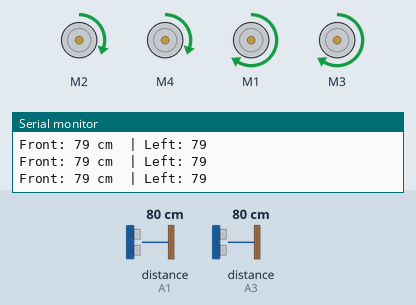
Simulated run of this sketch. Board: Arduino Uno, built with avr-gcc and run on an emulated ATmega328P. On the bench: 4 × DC motor (green arrow = forward, orange = backward, longer = faster), the last lines printed to the serial monitor. Wiring (inferred from the names in the program): 2 × ultrasonic range finder: trigger A0, echo A1 / trigger A2, echo A3. The test bench sets the inputs (shaded band); at power-on: distance to the obstacle (sensors on A1, A3) 80 cm. The echo pulse lasts 58.3 µs per cm.

Above: at 1.4 s.
1.5 s: distance to the obstacle (sensor on A1) set to 2 cm
At 1.72 s:
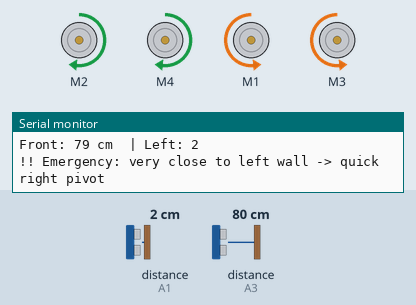
4.5 s: distance to the obstacle (sensor on A1) set to 5 cm
7.5 s: distance to the obstacle (sensor on A1) set to 8 cm
At 8.1 s:
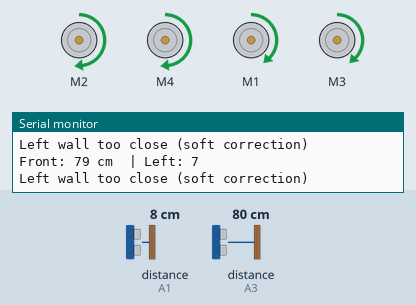
9.2 s: distance to the obstacle (sensor on A3) set to 17 cm
10.7 s: distance to the obstacle (sensor on A3) set to 14 cm
At 11.0 s:
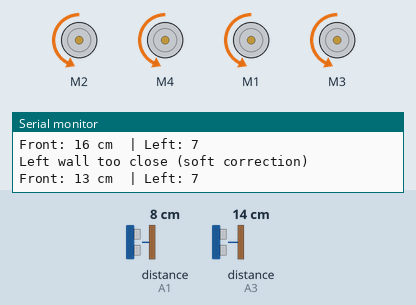
At 11.65 s:
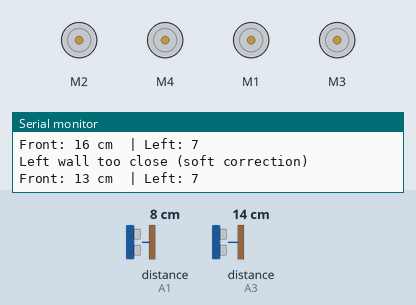
13.7 s: distance to the obstacle (sensor on A3) set to 299 cm
Timing chart, 0 to 16.7 s (numbered marks = the images above; inputs shaded):
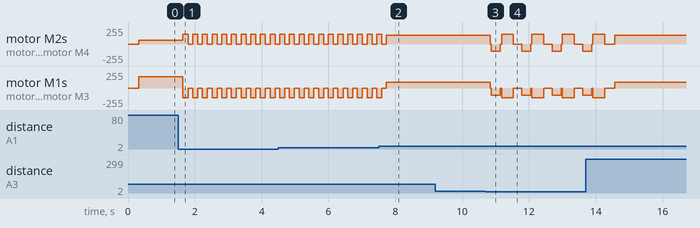

Measured:
- the behaviour switches between 6 and 7 cm on distance to the obstacle (sensor on A1) (found by bisection; images 1 and 2)
- the behaviour switches between 16 and 15 cm on distance to the obstacle (sensor on A3) (found by bisection; images 2 and 3)
- after the input at 1.5 s, motor M2, motor M4: alternates forward 144/255 for 0.15 s and stopped for 0.14 s, starting after 0.15 s; motor M1, motor M3: alternates backward 144/255 for 0.15 s and stopped for 0.14 s, starting after 0.15 s
- after the input at 10.7 s, motor M2, motor M4: forward 130/255 → stopped after 0.14 s, then repeats every 0.91 s: backward 110/255 0.26 s, stopped 0.04 s, forward 144/255 0.35 s, stopped 0.26 s

The sketch:

Maze3.ino
```cpp
#include <AFMotor.h>

// ---------------- Motors (Adafruit Motor Shield v1) ----------------
AF_DCMotor mR1(1); // right motor 1
AF_DCMotor mL1(2); // left  motor 1
AF_DCMotor mR2(3); // right motor 2
AF_DCMotor mL2(4); // left  motor 2

// ---------------- Sensor pins ----------------
const int trigL = A0;
const int echoL = A1;
const int trigF = A2;
const int echoF = A3;

// ---------------- TUNING ----------------
const int BASE_SPEED   = 110;
const int BACK_SPEED   = 110;
const int MAX_SPEED    = 170;
const int DESIRED_LEFT = 15;   // ideal distance from left wall
const int FRONT_LIMIT  = 14;   // stop + turn if wall ahead
const float KP         = 5.0;  // proportional gain
const int LEFT_MARGIN  = 4;    // tolerance band around DESIRED_LEFT

// ---------------- Misc ----------------
const int US_SAMPLES = 5;
const unsigned long PULSE_TIMEOUT = 20000UL;

// ---------------- Motor helpers ----------------
void drive(int leftSigned, int rightSigned) {
  int leftSpd  = constrain(abs(leftSigned), 0, MAX_SPEED);
  int rightSpd = constrain(abs(rightSigned), 0, MAX_SPEED);

  mL1.setSpeed(leftSpd); mL2.setSpeed(leftSpd);
  mR1.setSpeed(rightSpd); mR2.setSpeed(rightSpd);

  if (leftSigned >= 0) { mL1.run(FORWARD); mL2.run(FORWARD); }
  else                 { mL1.run(BACKWARD); mL2.run(BACKWARD); }

  if (rightSigned >= 0){ mR1.run(FORWARD); mR2.run(FORWARD); }
  else                 { mR1.run(BACKWARD); mR2.run(BACKWARD); }
}

void stopAll() {
  mL1.run(RELEASE); mL2.run(RELEASE);
  mR1.run(RELEASE); mR2.run(RELEASE);
}

void pivotRightMs(unsigned long ms) {
  int tSpeed = MAX_SPEED * 0.85;
  mL1.setSpeed(tSpeed); mL2.setSpeed(tSpeed);
  mR1.setSpeed(tSpeed); mR2.setSpeed(tSpeed);
  mL1.run(FORWARD); mL2.run(FORWARD);
  mR1.run(BACKWARD); mR2.run(BACKWARD);
  delay(ms);
  stopAll();
}

void backupMs(unsigned long t) {
  drive(-BACK_SPEED, -BACK_SPEED);
  delay(t);
  stopAll();
}

// ---------------- Ultrasonic helpers ----------------
long readUSonce(int trigPin, int echoPin) {
  digitalWrite(trigPin, LOW); delayMicroseconds(2);
  digitalWrite(trigPin, HIGH); delayMicroseconds(10);
  digitalWrite(trigPin, LOW);
  unsigned long dur = pulseIn(echoPin, HIGH, PULSE_TIMEOUT);
  if (dur == 0) return 500;
  return (long)(dur * 0.034 / 2.0);
}

long readUS_median(int trigPin, int echoPin, int samples = US_SAMPLES) {
  if (samples < 1) samples = 1;
  if (samples > 11) samples = 11;
  long vals[11];
  for (int i = 0; i < samples; i++) {
    vals[i] = readUSonce(trigPin, echoPin);
    delay(6);
  }
  for (int i = 1; i < samples; i++) {
    long key = vals[i];
    int j = i - 1;
    while (j >= 0 && vals[j] > key) {
      vals[j + 1] = vals[j];
      j--;
    }
    vals[j + 1] = key;
  }
  return vals[samples / 2];
}

// ---------------- Setup ----------------
void setup() {
  Serial.begin(115200);
  pinMode(trigL, OUTPUT); digitalWrite(trigL, LOW);
  pinMode(echoL, INPUT);
  pinMode(trigF, OUTPUT); digitalWrite(trigF, LOW);
  pinMode(echoF, INPUT);
  stopAll();
  delay(200);
  Serial.println("Maze follower startup");
}

// ---------------- Main loop ----------------
void loop() {
  long dFront = readUS_median(trigF, echoF, 5);
  delay(8);
  long dLeft  = readUS_median(trigL, echoL, 5);

  Serial.print("Front: "); Serial.print(dFront);
  Serial.print(" cm  | Left: "); Serial.println(dLeft);

  // --- Handle front obstacle ---
  if (dFront <= FRONT_LIMIT) {
    stopAll(); delay(40);
    backupMs(260); delay(40);
    pivotRightMs(350); delay(60);
    stopAll(); delay(80);
    return;
  }

  // --- Handle left wall too close (emergency) ---
  if (dLeft < 6) {
    Serial.println("!! Emergency: very close to left wall -> quick right pivot");
    pivotRightMs(150);
    stopAll(); delay(40);
    return;
  }

  // --- Handle left wall within tolerance ---
  int error = dLeft - DESIRED_LEFT;

  // NEW: If wall much closer than desired (but not emergency), steer gently right
  if (error < -LEFT_MARGIN) {
    Serial.println("Left wall too close (soft correction)");
    drive(BASE_SPEED + 20, BASE_SPEED - 20); // nudge right
    delay(30);
    return;
  }

  // Use proportional control otherwise
  float corr = KP * error;
  int leftSpeed  = constrain((int)(BASE_SPEED - corr), 60, MAX_SPEED);
  int rightSpeed = constrain((int)(BASE_SPEED + corr), 60, MAX_SPEED);

  drive(leftSpeed, rightSpeed);
  delay(30);
}
```
